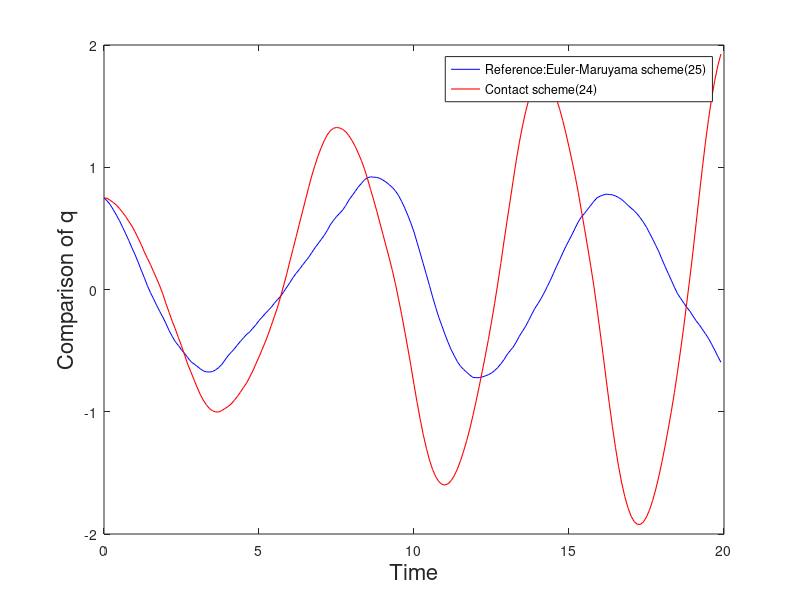
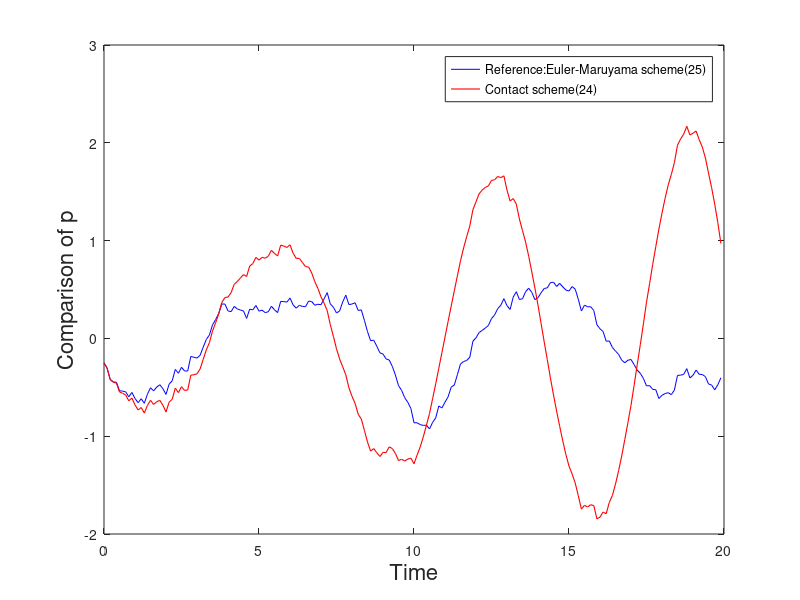
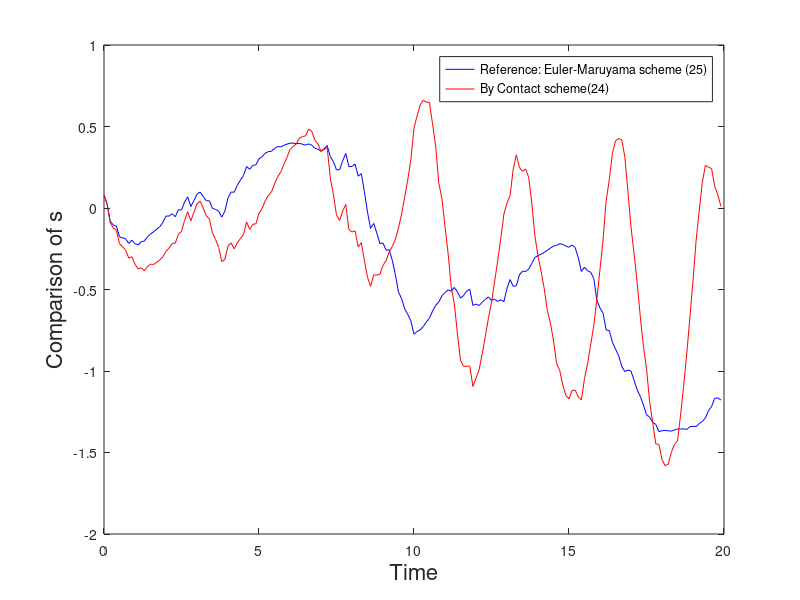
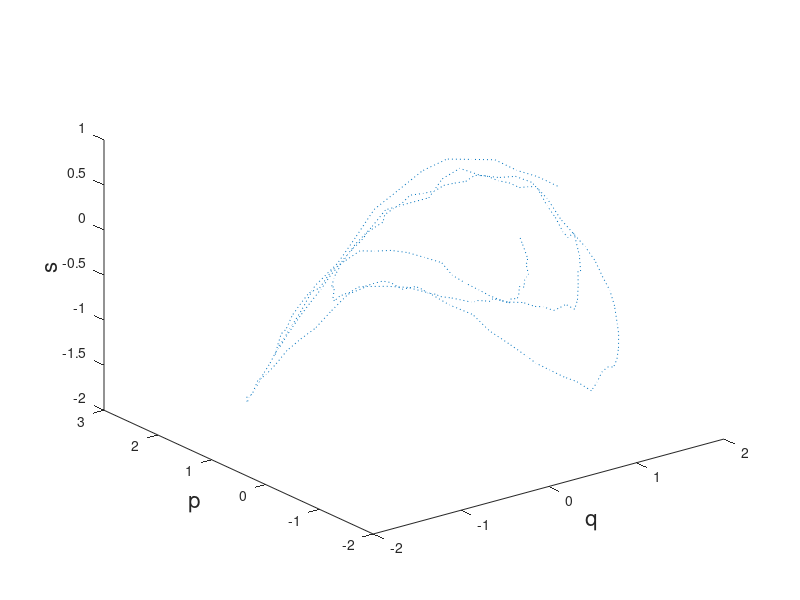

Write MATLAB code to recreate these figures, in order.


randn('state',100)      
T=30;  N=200;  dt=0.1;  M=30;  

alpha=0.1;epsilon=0.02;

y=zeros(1,N);
t=zeros(1,N);
t(1,1)=0;
for i=2:N
    t(1,i)=t(1,i-1)+dt;
end


dW=zeros(M,N);
W=zeros(1,N);

dW=sqrt(dt)*randn(M,N);      
W(1,1)=dW(1,1);


 for i=2:N
     
        W(1,i)=W(1,i-1)+dW(1,i);
     
 end
dW1=zeros(1,N); 
dW1=mean(dW,1);

 x=zeros(1,N);
y=zeros(1,N);
z=zeros(1,N);   
x(1,1)=0.75;
y(1,1)=-0.25;
z(1,1)=0.08;



 for j=2:N     
     x(1,j)=x(1,j-1)+y(1,j-1)*dt;    
     y(1,j)=y(1,j-1)-x(1,j-1)*dt-alpha*z(1,j-1)*dt*(x(1,j)-x(1,j-1))+0.5*sin(x(1,j-1))*cos(x(1,j-1))*dt-cos(x(1,j-1))*dW1(1,j-1); 
     z(1,j)=z(1,j-1)+0.5*(x(1,j)-x(1,j-1))^2/dt-0.5*x(1,j-1)^2*dt-0.5*alpha*z(1,j-1)^2*dt-0.5*sin(x(1,j-1))*cos(x(1,j-1))*dt-sin(x(1,j-1))*dW1(1,j-1);
 end
 
x1=zeros(1,N);
y1=zeros(1,N);
z1=zeros(1,N);

x1(1,1)=0.75;
y1(1,1)=-0.25;
z1(1,1)=0.08;




 for j=2:N    
     
     x1(1,j)=x1(1,j-1)+dt*(1-0.5*dt*alpha*z1(1,j-1))*y1(1,j-1)-0.5*dt*dt*x1(1,j-1)-dt*cos(x1(1,j-1))*dW1(1,j-1)+0.5*cos(x1(1,j-1))*sin(x1(1,j-1))*dt;    
     y1(1,j)=((1-dt*alpha*z1(1,j-1))*y1(1,j-1)-0.5*x1(1,j-1)*dt-0.5*x1(1,j)*dt-cos(x1(1,j-1))*dW1(1,j-1)+0.5*dt*cos(x1(1,j-1))*sin(x1(1,j-1)))/(1+0.5*dt*alpha*z1(1,j)); 
     z1(1,j)=z1(1,j-1)+0.5*(x1(1,j)-x1(1,j-1))^2*1/dt-0.25*dt*(x1(1,j)^2+x1(1,j-1)^2)-0.25*alpha*dt*(z1(1,j)^2+z1(1,j-1)^2)-sin(x1(1,j-1))*dW1(1,j-1)-0.5*cos(x1(1,j-1))*sin(x1(1,j-1))*dt;
 end

 clear dW1;

plot(t,x,'-b');             
 xlabel('Time','FontSize',16)
 ylabel('Solutions','FontSize',16)
hold on

 plot(t,x1,'-r','LineWidth',0.8);
 xlabel('Time','FontSize',16)
 ylabel('Comparison of q','FontSize',16)
 legend('Reference:Euler-Maruyama scheme(25)','Contact scheme(24)') 
  hold on
  figure

 
plot(t,y,'-b');               
 xlabel('Time','FontSize',16)
 ylabel('Solutions','FontSize',16)
hold on

 plot(t,y1,'-r','LineWidth',0.8);
 xlabel('Time','FontSize',16)
 ylabel('Comparison of p','FontSize',16)
 legend('Reference:Euler-Maruyama scheme(25)','Contact scheme(24)') 
  hold on
  figure

plot(t,z,'-b');                
 xlabel('Time','FontSize',16)
hold on

  plot(t,z1,'-r','LineWidth',0.3);
  xlabel('Time','FontSize',16)
   ylabel('Comparison of s','FontSize',16)
 legend('Reference: Euler-Maruyama scheme (25)','By Contact scheme(24)') 
  
 hold on
 figure
% 
  plot3(x1,y1,z1,':');        
  xlabel('q','FontSize',16)
  ylabel('p','FontSize',16)
  zlabel('s','FontSize',16)
  hold on
  figure
 
 
%                            
 z2=zeros(1,N);
 z3=zeros(1,N);
 z3(1,1)=1;
 for i=1:N
     z2(1,i)=z1(1,i)-y(1,i)*x(1,i);
 end
 plot(t,z2,'-r');                  
 xlabel('Time','FontSize',16)
ylabel('ds-pdq','FontSize',16)
hold on
figure
%                            
  for i=2:N
     z3(1,i)=z2(1,i)/z(1,i-1);
 end
 plot(t,z3,'-b');                  
 xlabel('Time','FontSize',16)
ylabel('lamda_j','FontSize',16)
hold on

%
                          

z4=zeros(1,N);
for i=1:N
    z4(1,i)=exp(-alpha*dt);
end
plot(t,z4,'-r');                  
 xlabel('Time','FontSize',16)
ylabel('conformal factor','FontSize',16)
 legend('By contact scheme(24)','By continuous case') 
hold off

